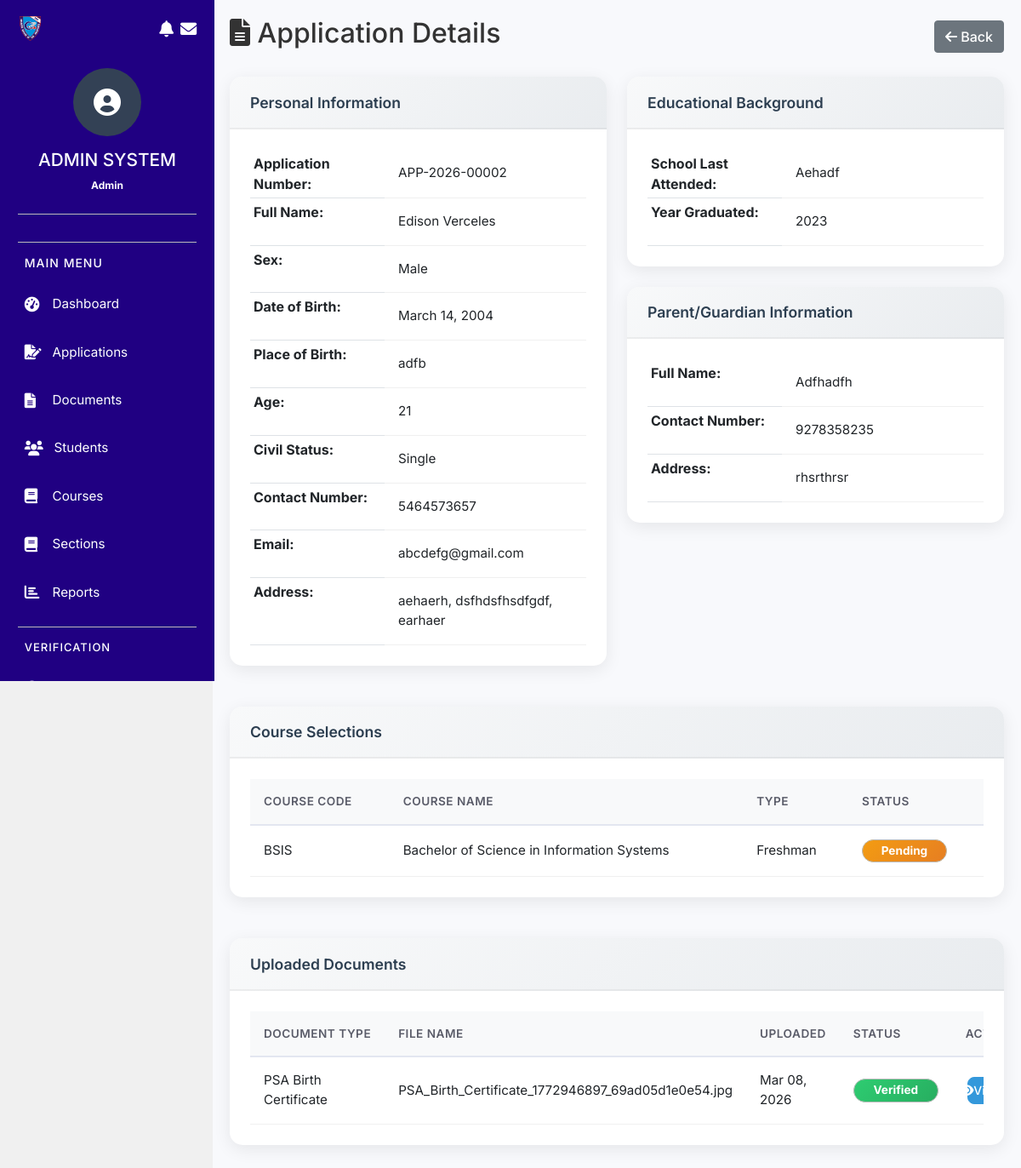
/admin/view_application.php?id=2, run on the app's committed database.
### tables this page shows
CREATE TABLE `enr_applicants` (
  `id` int(11) NOT NULL,
  `user_id` int(11) NOT NULL,
  `application_number` varchar(20) NOT NULL,
  `surname` varchar(50) NOT NULL,
  `first_name` varchar(50) NOT NULL,
  `middle_name` varchar(50) DEFAULT NULL,
  `suffix` varchar(10) DEFAULT NULL,
  `sex` enum('Male','Female','Other') NOT NULL,
  `address_barangay` varchar(100) NOT NULL,
  `address_city` varchar(100) NOT NULL,
  `address_province` varchar(100) NOT NULL,
  `address_complete` text DEFAULT NULL,
  `school_last_attended` varchar(150) NOT NULL,
  `year_graduated` year(4) NOT NULL,
  `email` varchar(100) NOT NULL,
  `date_of_birth` date NOT NULL,
  `place_of_birth` varchar(150) NOT NULL,
  `age` int(11) DEFAULT NULL,
  `civil_status` enum('Single','Married','Divorced','Widowed') NOT NULL,
  `contact_number` varchar(20) NOT NULL,
  `parent_full_name` varchar(150) NOT NULL,
  `parent_contact` varchar(20) DEFAULT NULL,
  `parent_address` text DEFAULT NULL,
  `status` enum('pending','verified','converted','rejected') DEFAULT 'pending',
  `submitted_at` timestamp NOT NULL DEFAULT current_timestamp(),
  `updated_at` timestamp NOT NULL DEFAULT current_timestamp() ON UPDATE current_timestamp()
);

CREATE TABLE `enr_users` (
  `id` int(11) NOT NULL,
  `username` varchar(50) NOT NULL,
  `password` varchar(255) NOT NULL,
  `email` varchar(100) NOT NULL,
  `user_type` enum('admin','applicant','student') DEFAULT 'applicant',
  `status` tinyint(4) DEFAULT 1,
  `created_at` timestamp NOT NULL DEFAULT current_timestamp(),
  `updated_at` timestamp NOT NULL DEFAULT current_timestamp() ON UPDATE current_timestamp()
);

CREATE TABLE `enr_course_selections` (
  `id` int(11) NOT NULL,
  `applicant_id` int(11) NOT NULL,
  `course_id` int(11) NOT NULL,
  `is_continuous` tinyint(1) DEFAULT 0,
  `status` enum('pending','approved','rejected') DEFAULT 'pending',
  `remarks` text DEFAULT NULL,
  `created_at` timestamp NOT NULL DEFAULT current_timestamp()
);

CREATE TABLE `enr_courses` (
  `id` int(11) NOT NULL,
  `course_code` varchar(20) NOT NULL,
  `course_name` varchar(150) NOT NULL,
  `description` text DEFAULT NULL,
  `duration_years` int(11) DEFAULT 4,
  `total_units` int(11) DEFAULT NULL,
  `is_active` tinyint(4) DEFAULT 1,
  `created_at` timestamp NOT NULL DEFAULT current_timestamp()
);

CREATE TABLE `enr_documents` (
  `id` int(11) NOT NULL,
  `applicant_id` int(11) NOT NULL,
  `document_type` varchar(50) NOT NULL,
  `file_name` varchar(255) NOT NULL,
  `file_path` varchar(500) NOT NULL,
  `file_size` int(11) DEFAULT NULL,
  `mime_type` varchar(100) DEFAULT NULL,
  `status` enum('pending','verified','rejected') DEFAULT 'pending',
  `verified_by` int(11) DEFAULT NULL,
  `verified_at` timestamp NULL DEFAULT NULL,
  `remarks` text DEFAULT NULL,
  `uploaded_at` timestamp NOT NULL DEFAULT current_timestamp()
);

### admin/view_application.php (the view, shortened to what the rows shown need)
<?php
require_once '../config/database.php';
require_once '../models/Applicant.php';
require_once '../models/Document.php';
require_once '../models/CourseSelection.php';
$applicant = new Applicant();
$document = new Document();
$course_selection = new CourseSelection();
$id = $_GET['id'] ?? 0;
$applicant_data = $applicant->getById($id);
$documents = $document->getByApplicant($id);
$selected_courses = $course_selection->getByApplicant($id);
?>
<!DOCTYPE html>
<html lang="en">
<head>
    <link href="https://cdn.jsdelivr.net/npm/bootstrap@5.1.3/dist/css/bootstrap.min.css" rel="stylesheet">
    <link rel="stylesheet" href="https://cdnjs.cloudflare.com/ajax/libs/font-awesome/6.0.0/css/all.min.css">
        <link rel="stylesheet" href="../css/styles.css">
</head>
<body>
    <?php include_once '../includes/sidebar_admin.php'; ?>
    <div class="content">
        <div class="d-flex justify-content-between align-items-center mb-4">
            <h2><i class="fas fa-file-alt"></i> Application Details</h2>
        </div>
        <div class="row">
            <div class="col-md-6 mb-4">
                <div class="card">
                    <div class="card-body">
                        <table class="table table-sm">
                            <tr>
                                <th width="40%">Application Number:</th>
                                <td><?php echo $applicant_data['application_number']; ?></td>
                            </tr>
                            <tr>
                                <th>Full Name:</th>
                                <td><?php echo $applicant_data['first_name'] . ' ' .
                                          $applicant_data['middle_name'] . ' ' .
                                          $applicant_data['surname'] . ' ' .
                                          $applicant_data['suffix']; ?></td>
                            </tr>
                            <tr>
                                <th>Sex:</th>
                                <td><?php echo $applicant_data['sex']; ?></td>
                            </tr>
                            <tr>
                                <th>Date of Birth:</th>
                                <td><?php echo date('F d, Y', strtotime($applicant_data['date_of_birth'])); ?></td>
                            </tr>
                            <tr>
                                <th>Place of Birth:</th>
                                <td><?php echo $applicant_data['place_of_birth']; ?></td>
                            </tr>
                            <tr>
                                <th>Age:</th>
                                <td><?php echo $applicant_data['age']; ?></td>
                            </tr>
                            <tr>
                                <th>Civil Status:</th>
                                <td><?php echo $applicant_data['civil_status']; ?></td>
                            </tr>
                            <tr>
                                <th>Contact Number:</th>
                                <td><?php echo $applicant_data['contact_number']; ?></td>
                            </tr>
                            <tr>
                                <th>Email:</th>
                                <td><?php echo $applicant_data['email']; ?></td>
                            </tr>
                            <tr>
                                <th>Address:</th>
                                <td><?php echo $applicant_data['address_complete']; ?></td>
                            </tr>
                        </table>
                    </div>
                </div>
            </div>
            <div class="col-md-6 mb-4">
                <div class="card">
                    <div class="card-body">
                        <table class="table table-sm">
                            <tr>
                                <th width="40%">School Last Attended:</th>
                                <td><?php echo $applicant_data['school_last_attended']; ?></td>
                            </tr>
                            <tr>
                                <th>Year Graduated:</th>
                                <td><?php echo $applicant_data['year_graduated']; ?></td>
                            </tr>
                        </table>
                    </div>
                </div>
                <div class="card mt-4">
                    <div class="card-body">
                        <table class="table table-sm">
                            <tr>
                                <th width="40%">Full Name:</th>
                                <td><?php echo $applicant_data['parent_full_name']; ?></td>
                            </tr>
                            <tr>
                                <th>Contact Number:</th>
                                <td><?php echo $applicant_data['parent_contact']; ?></td>
                            </tr>
                            <tr>
                                <th>Address:</th>
                                <td><?php echo $applicant_data['parent_address']; ?></td>
                            </tr>
                        </table>
                    </div>
                </div>
            </div>
            <div class="col-md-12 mb-4">
                <div class="card">
                    <div class="card-body">
                        <?php if(count($selected_courses) > 0): ?>
                        <div class="table-responsive">
                            <table class="table">
                                <thead>
                                    <tr>
                                        <th>Course Code</th>
                                        <th>Course Name</th>
                                        <th>Type</th>
                                        <th>Status</th>
                                    </tr>
                                </thead>
                                <tbody>
                                    <?php foreach($selected_courses as $course): ?>
                                    <tr>
                                        <td><?php echo $course['course_code']; ?></td>
                                        <td><?php echo $course['course_name']; ?></td>
                                        <td>
                                            <?php echo $course['is_continuous'] ? 'Continuous/Transferee' : 'Freshman'; ?>
                                        </td>
                                        <td>
                                            <span class="badge bg-<?php
                                                echo $course['status'] == 'approved' ? 'success' :
                                                    ($course['status'] == 'pending' ? 'warning' : 'danger');
                                            ?>">
                                                <?php echo ucfirst($course['status']); ?>
                                            </span>
                                        </td>
                                    </tr>
                                    <?php endforeach; ?>
                                </tbody>
                            </table>
                        </div>
                        <?php else: ?>
                        <p class="text-muted mb-0">No course selections yet.</p>
                        <?php endif; ?>
                    </div>
                </div>
            </div>
            <div class="col-md-12">
                <div class="card">
                    <div class="card-body">
                        <?php if(count($documents) > 0): ?>
                        <div class="table-responsive">
                            <table class="table">
                                <thead>
                                    <tr>
                                        <th>Document Type</th>
                                        <th>File Name</th>
                                        <th>Uploaded</th>
                                        <th>Status</th>
                                        <th>Action</th>
                                    </tr>
                                </thead>
                                <tbody>
                                    <?php foreach($documents as $doc): ?>
                                    <tr>
                                        <td><?php echo $doc['document_type']; ?></td>
                                        <td><?php echo $doc['file_name']; ?></td>
                                        <td><?php echo date('M d, Y', strtotime($doc['uploaded_at'])); ?></td>
                                        <td>
                                            <span class="badge bg-<?php
                                                echo $doc['status'] == 'verified' ? 'success' :
                                                    ($doc['status'] == 'pending' ? 'warning' : 'danger');
                                            ?>">
                                                <?php echo ucfirst($doc['status']); ?>
                                            </span>
                                        </td>
                                        <td>
    <a href="<?php echo $doc['full_url']; ?>" target="_blank"
       class="btn btn-sm btn-info">
        <i class="fas fa-eye"></i> View
    </a>
</td>
                                    </tr>
                                    <?php endforeach; ?>
                                </tbody>
                            </table>
                        </div>
                        <?php else: ?>
                        <p class="text-muted mb-0">No documents uploaded yet.</p>
                        <?php endif; ?>
                    </div>
                </div>
            </div>
        </div>
    </div>
</body>
</html>

### data on the page
enr_applicants: application_number "APP-2026-00002", first_name "Edison", surname "Verceles", sex "Male", date_of_birth "March 14, 2004", place_of_birth "adfb", age "21", civil_status "Single", contact_number "5464573657", user.email "abcdefg@gmail.com", address_complete "aehaerh, dsfhdsfhsdfgdf, earhaer", school_last_attended "Aehadf", year_graduated "2023", parent_full_name "Adfhadfh", parent_contact "9278358235", parent_address "rhsrthrsr"
enr_course_selections: course.course_code "BSIS", course.course_name "Bachelor of Science in Information Systems", is_continuous "Freshman", status "Pending"
enr_documents: document_type "PSA Birth Certificate", file_name "PSA_Birth_Certificate_1772946897_69ad05d1e0e54.jpg", uploaded_at "Mar 08, 2026", status "Verified"

### other printed values
$admin_name "Admin"
